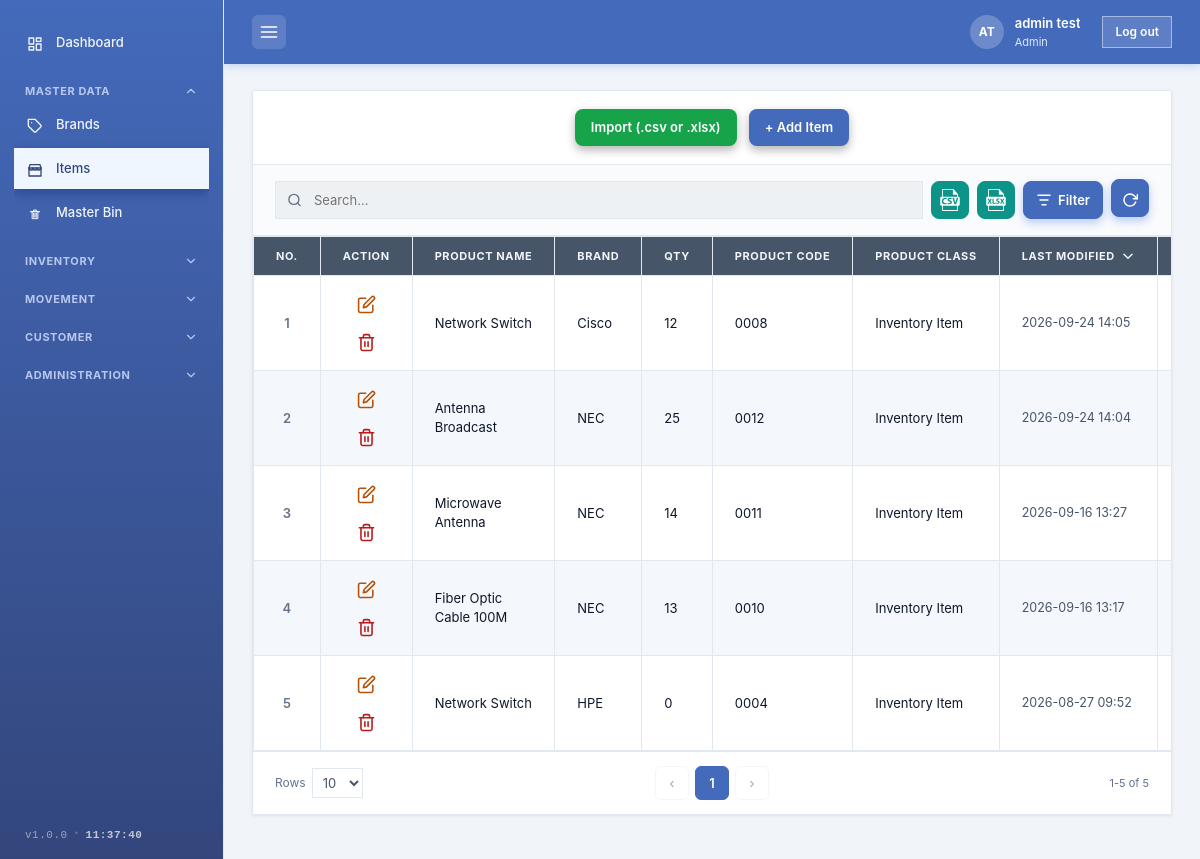
The page /pages/items.php (signed in) on the database its author committed.
### tables this page shows
CREATE TABLE `users` (
  `id` int(10) unsigned NOT NULL AUTO_INCREMENT,
  `username` varchar(64) NOT NULL,
  `password_hash` varchar(255) NOT NULL,
  `full_name` varchar(100) DEFAULT NULL,
  `role` varchar(50) NOT NULL DEFAULT 'admin',
  `company` varchar(100) DEFAULT NULL,
  `avatar` varchar(255) DEFAULT NULL,
  `created_at` datetime NOT NULL DEFAULT current_timestamp(),
  PRIMARY KEY (`id`),
  UNIQUE KEY `username` (`username`)
);

CREATE TABLE `master_items` (
  `id` int(10) unsigned NOT NULL AUTO_INCREMENT,
  `product_code` varchar(16) NOT NULL,
  `product_name` varchar(255) NOT NULL,
  `brand` varchar(100) NOT NULL DEFAULT '',
  `product_class` varchar(100) NOT NULL DEFAULT '',
  `created_at` datetime NOT NULL DEFAULT current_timestamp(),
  `updated_at` datetime DEFAULT NULL,
  `modified_by` varchar(100) DEFAULT NULL,
  `deleted_at` datetime DEFAULT NULL,
  PRIMARY KEY (`id`),
  UNIQUE KEY `uq_product_code` (`product_code`)
);

### includes/db.php (called while the page is built, shortened)
<?php
function db(): PDO
{
    static $pdo = null;
    if ($pdo === null) {
        $dsn = 'mysql:host=' . DB_HOST . ';dbname=' . DB_NAME . ';charset=utf8mb4';
        $pdo = new PDO($dsn, DB_USER, DB_PASS, [
            PDO::ATTR_ERRMODE            => PDO::ERRMODE_EXCEPTION,
            PDO::ATTR_DEFAULT_FETCH_MODE => PDO::FETCH_ASSOC,
        ]);
    }
    return $pdo;
}

### includes/auth.php (called while the page is built, shortened)
<?php
require_once __DIR__ . '/functions.php';
function current_user(): ?array
{
    static $user = null;
    if ($user === null) {
        try {
            $st = db()->prepare('SELECT id, username, full_name, role, company, avatar, created_at FROM users WHERE id = ?');
            $st->execute([$_SESSION['user_id']]);
            $row = $st->fetch();
            $user = $row === false ? null : $row;
        } catch (Exception $e) {
            $user = null;
        }
    }
    return $user;
}
function require_login(): void
{
    if (current_user() === null) {
        header('Location: ' . BASE_URL . '/login.php');
        exit;
    }
}
function current_role(): ?string
{
    $user = current_user();
    return $user === null ? null : (string)($user['role'] ?? '');
}
function require_staff(): void
{
    require_login();
}
function role_permissions(string $role): array
{
    switch ($role) {
        case 'admin':
            return ['master.manage', 'inventory.manage', 'movement.manage', 'logs.view'];
    }
}
function user_can(string $perm): bool
{
    $role = current_role();
    return $role !== null && in_array($perm, role_permissions($role), true);
}

### pages/items.php (the view, shortened to what this page needs)
<?php
require_once __DIR__ . '/../includes/auth.php';
require_staff();
$items = [];
try {
    $pdo = db();
    $items = $pdo->query(
        "SELECT mi.id, mi.product_code, mi.product_name, mi.brand, mi.product_class, mi.created_at, mi.updated_at, mi.modified_by,
                ias.alert_enabled, ias.threshold AS custom_threshold,
                (SELECT COUNT(*) FROM inventory_units u
                 WHERE u.master_item_id = mi.id
                   AND u.deleted_at IS NULL) AS used_by,
                (SELECT COUNT(*) FROM inventory_units u
                 WHERE u.master_item_id = mi.id
                   AND u.deleted_at IS NULL
                   AND u.status = 'available'
                   AND (u.deployment_site = 'In Warehouse' OR u.deployment_site = '' OR u.deployment_site IS NULL)) AS total_qty
         FROM master_items mi
         LEFT JOIN item_alert_settings ias ON ias.master_item_id = mi.id
         WHERE mi.deleted_at IS NULL
         ORDER BY COALESCE(mi.updated_at, mi.created_at) DESC, mi.id DESC"
    )->fetchAll();
} catch (Exception $e) {
    $dbError = 'Could not load master items from the database.';
}
include __DIR__ . '/../includes/header.php';
require_once __DIR__ . '/../includes/data-toolbar.php';
require_once __DIR__ . '/../includes/data-pagination.php';
$itemsSortOptions = [
    ['modified-desc','Modified (Newest)'],
    ['modified-asc', 'Modified (Oldest)'],
    ['code-asc',    'Code (A–Z)'],
    ['code-desc',   'Code (Z–A)'],
    ['name-asc',    'Name (A–Z)'],
    ['name-desc',   'Name (Z–A)'],
    ['brand-asc',   'Brand (A–Z)'],
    ['brand-desc',  'Brand (Z–A)'],
    ['class-asc',   'Class (A–Z)'],
    ['class-desc',  'Class (Z–A)'],
];
$itemsToolbar    = buildToolbar('items', $itemsSortOptions);
$itemsPagination = buildPagination('items');
?>
<section class="inventory-section" id="items">
    <div class="sticky-zone">
        <div class="section-header">
            <?php if (user_can('master.manage')): ?>
                <button type="button" class="btn upload add-button" title="Import master items from a CSV or Excel file" onclick="document.getElementById('importMasterFile').click()">Import (.csv or .xlsx)</button>
                <button type="button" class="btn primary add-button add-toggle-btn" id="addMasterItemToggleBtn" onclick="toggleMasterAddForm()">+ Add Item</button>
            <?php endif; ?>
        </div>
    </div>
    <div class="toolbar-row"><?php echo $itemsToolbar; ?></div>
    <div class="table-container">
        <table>
            <thead>
                <tr>
                    <th>No.</th>
                    <th class="action-col">Action</th>
                    <th>Product Name</th>
                    <th>Brand</th>
                    <th>Qty</th>
                    <th>Product Code</th>
                    <th>Product Class</th>
                    <th class="sortable" data-sort="modified" data-default-dir="desc" title="Sort by Last Modified">
                        <div class="th-sort-inner">
                            <span>Last Modified</span>
                            <svg class="sort-icon" viewBox="0 0 24 24" width="14" height="14" fill="none" stroke="currentColor" stroke-width="2.4" stroke-linecap="round" stroke-linejoin="round" aria-hidden="true">
                                <path d="M19 9l-7 7-7-7"/>
                            </svg>
                        </div>
                    </th>
                    <th>Modified By</th>
                </tr>
            </thead>
            <tbody id="itemsBody">
                <?php if (empty($items)): ?>
                    <tr>
                        <td colspan="9" style="text-align:center; color:#9ca3af; padding:40px;">
                            No master items yet. Add one above.
                        </td>
                    </tr>
                <?php else: ?>
                    <?php foreach ($items as $i => $it): ?>
                        <tr class="master-item-row" data-code="<?php echo e($it['product_code']); ?>" data-name="<?php echo e($it['product_name']); ?>" data-brand="<?php echo e($it['brand'] ?? ''); ?>" data-class="<?php echo e($it['product_class'] ?? ''); ?>" data-qty="<?php echo (int)$it['total_qty']; ?>" data-modified-ts="<?php echo $it['updated_at'] ? strtotime($it['updated_at']) : 0; ?>">
                            <td class="no-col"><?php echo $i + 1; ?></td>
                            <td>
                                <div class="row-actions">
                                    <?php if (user_can('master.manage')): ?>
                                    <button type="button" class="btn icon-btn edit" title="Edit" onclick="openEditItemModal(<?php echo (int)$it['id']; ?>, <?php echo e(json_encode($it)); ?>)">
                                        <?php echo icon_edit(); ?>
                                    </button>
                                    <button type="button" class="btn icon-btn delete" title="Delete" onclick="confirmDeleteItem(<?php echo (int)$it['id']; ?>, <?php echo e(json_encode($it['product_code'])); ?>, <?php echo (int)$it['used_by']; ?>)">
                                        <?php echo icon_delete(); ?>
                                    </button>
                                    <?php endif; ?>
                                </div>
                            </td>
                            <td><?php echo e($it['product_name']); ?></td>
                            <td><?php echo dash($it['brand']); ?></td>
                            <td><?php echo (int)$it['total_qty']; ?></td>
                            <td><?php echo e($it['product_code']); ?></td>
                            <td><?php echo dash($it['product_class']); ?></td>
                            <td class="registered-on"><?php echo dash(fmt_datetime($it['updated_at'])); ?></td>
                            <td><?php echo dash($it['modified_by']); ?></td>
                        </tr>
                    <?php endforeach; ?>
                <?php endif; ?>
            </tbody>
        </table>
    </div>
    <?php echo $itemsPagination; ?>
</section>
<?php include __DIR__ . '/../includes/footer.php'; ?>

### includes/header.php (shortened to what this page needs)
<?php
require_once __DIR__ . '/functions.php';
require_once __DIR__ . '/auth.php';
$currentUser = current_user();
$fullName    = $currentUser['full_name'] ?? $currentUser['username'] ?? 'User';
$roleLabel   = ucfirst($currentUser['role'] ?? 'User');
$words = preg_split('/\s+/', trim($fullName));
$initials = strtoupper(($words[0][0] ?? 'U') . ($words[1][0] ?? ''));
?>
<!DOCTYPE html>
<html lang="en">
<head>
    <link rel="stylesheet" href="<?php echo BASE_URL; ?>/css/style.css">
</head>
<body>
<div class="app">
    <?php include __DIR__ . '/sidebar.php'; ?>
    <main class="main">
        <header class="topbar">
            <button type="button" class="sidebar-toggle" onclick="toggleSidebar()" aria-label="Toggle sidebar">
                <svg viewBox="0 0 24 24" fill="none" stroke="currentColor" stroke-width="2" stroke-linecap="round" width="20" height="20">
                    <line x1="3" y1="6" x2="21" y2="6"></line>
                    <line x1="3" y1="12" x2="21" y2="12"></line>
                    <line x1="3" y1="18" x2="21" y2="18"></line>
                </svg>
            </button>
            <div class="user-area">
                <a href="<?php echo BASE_URL; ?>/pages/profile.php" class="user-profile-link" title="My Profile">
                    <div class="user-avatar">
                        <?php if (!empty($currentUser['avatar']) && is_file(__DIR__ . '/../' . $currentUser['avatar'])): ?>
                            <img src="<?php echo BASE_URL . '/' . e($currentUser['avatar']); ?>" alt="<?php echo e($fullName); ?>">
                        <?php else: ?>
                            <?php echo e($initials); ?>
                        <?php endif; ?>
                    </div>
                    <div>
                        <div class="user-name"><?php echo e($fullName); ?></div>
                        <div class="user-role"><?php echo e($roleLabel); ?></div>
                    </div>
                </a>
                <a href="<?php echo BASE_URL; ?>/logout.php" class="logout-link">Log out</a>
            </div>
        </header>
        <div class="content">

### includes/icons.php (shortened to what this page needs)
<?php
function render_icon(string $name, string $extraClass = ''): string
{
    $cls = $extraClass !== '' ? ' class="' . htmlspecialchars($extraClass, ENT_QUOTES, 'UTF-8') . '"' : '';
    return match ($name) {
        'dashboard' => '<svg' . $cls . ' viewBox="0 0 24 24" fill="none" stroke="currentColor" stroke-width="2" stroke-linecap="round" stroke-linejoin="round"><rect x="3" y="3" width="7" height="9"></rect><rect x="14" y="3" width="7" height="5"></rect><rect x="14" y="12" width="7" height="9"></rect><rect x="3" y="16" width="7" height="5"></rect></svg>',
        'brands'    => '<svg' . $cls . ' viewBox="0 0 24 24" fill="none" stroke="currentColor" stroke-width="2" stroke-linecap="round" stroke-linejoin="round"><path d="M20.59 13.41l-7.17 7.17a2 2 0 0 1-2.83 0L2 12V2h10l8.59 8.59a2 2 0 0 1 0 2.82z"/><line x1="7" y1="7" x2="7.01" y2="7"/></svg>',
        'items'     => '<svg' . $cls . ' viewBox="0 0 24 24" fill="none" stroke="currentColor" stroke-width="2" stroke-linecap="round" stroke-linejoin="round"><path d="M3 9l1.5-5h15L21 9"/><path d="M3 9h18v12H3z"/><path d="M3 9a3 3 0 0 0 6 0 3 3 0 0 0 6 0 3 3 0 0 0 6 0"/></svg>',
        'bin'       => '<svg' . $cls . ' viewBox="0 0 24 24" fill="none" stroke="currentColor" stroke-width="1.5" stroke-linecap="round" stroke-linejoin="round"><path d="M7.69 8.71H5V8.17h4.85M7.69 8.71V19h8.62V8.71M7.69 8.71h8.62M16.31 8.71H19V8.17h-4.85M9.85 8.17V6h4.3v2.17M9.85 8.17h4.3"/><path d="M10 11v6M12 11v6M14 11v6"/></svg>',
        'lot'       => '<svg' . $cls . ' viewBox="0 0 24 24" fill="none" stroke="currentColor" stroke-width="2" stroke-linecap="round" stroke-linejoin="round"><line x1="8" y1="6" x2="21" y2="6"></line><line x1="8" ',
        '' => '' . $cls . ' ',
        ''     => '' . $cls . ' ',
        ''   => '' . $cls . ' ',
        ''  => '' . $cls . ' ',
        ''  => '' . $cls . ' ',
        '' => '' . $cls . ' ',
        ''   => '' . $cls . ' ',
        ''     => '' . $cls . ' ',
        ''      => '' . $cls . ' ',
        ''    => '' . $cls . ' ',
        ''      => '' . $cls . ' ',
        ''     => '' . $cls . ' ',
        ''   => '' . $cls . ' ',
        ''  => '' . $cls . ' ',
        'logs'      => '<svg' . $cls . ' viewBox="0 0 24 24" fill="none" stroke="currentColor" stroke-width="2" stroke-linecap="round" stroke-linejoin="round"><path d="M4 17l6-6-6-6M12 19h8"/></svg>',
        ''  => '' . $cls . ' ',
        default     => '<svg' . $cls . ' viewBox="0 0 24 24" fill="none" stroke="currentColor" stroke-width="2"><circle cx="12" cy="12" r="10"/></svg>',
    };
}
function icon_edit(): string
{
    return render_icon('edit');
}
function icon_delete(): string
{
    return render_icon('delete');
}

### includes/functions.php (shortened to what this page needs)
<?php
require_once __DIR__ . '/db.php';
require_once __DIR__ . '/icons.php';
require_once __DIR__ . '/auth.php';
function e($value): string
{
    return htmlspecialchars((string)$value, ENT_QUOTES, 'UTF-8');
}
function fmt_datetime(?string $value): string
{
    return $value ? date('Y-m-d H:i', strtotime($value)) : '';
}
function dash(?string $value): string
{
    return ($value !== null && $value !== '') ? e($value) : '<span class="dash">—</span>';
}

### rows shown on the page
users: full_name "AT", full_name "admin test", role "Admin"
master_items: product_name "Network Switch", brand "Cisco Inventory Item 2026-09-24 14:05", total_qty "12", product_code "0008"
master_items: product_name "Antenna Broadcast", brand "NEC Inventory Item 2026-09-24 14:04", total_qty "25", product_code "0012"
master_items: product_name "Microwave Antenna", brand "NEC Inventory Item 2026-09-16 13:27", total_qty "14", product_code "0011"
master_items: product_name "Fiber Optic Cable 100M", brand "NEC Inventory Item 2026-09-16 13:17", total_qty "13", product_code "0010"
master_items: product_name "Network Switch", brand "HPE Inventory Item 2026-08-27 09:52", total_qty "0", product_code "0004"

### other values the page prints
$label "MASTER DATA"
$text "Brands"
$text "Items"
$text "Master Bin"
$label "INVENTORY"
$label "MOVEMENT"
$label "CUSTOMER"
$label "ADMINISTRATION"
APP_VERSION "1.0.0"
form field value "10"
